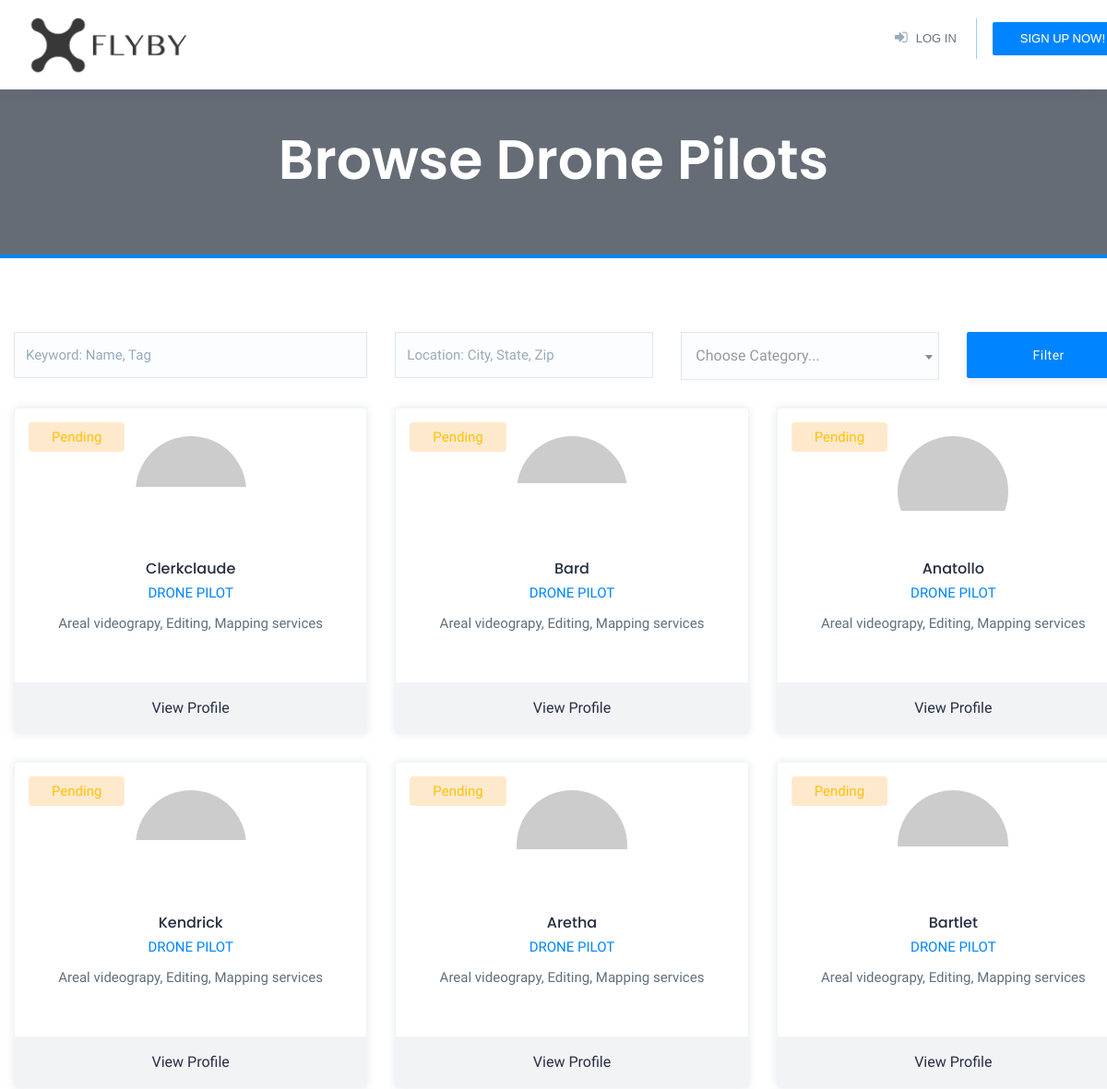
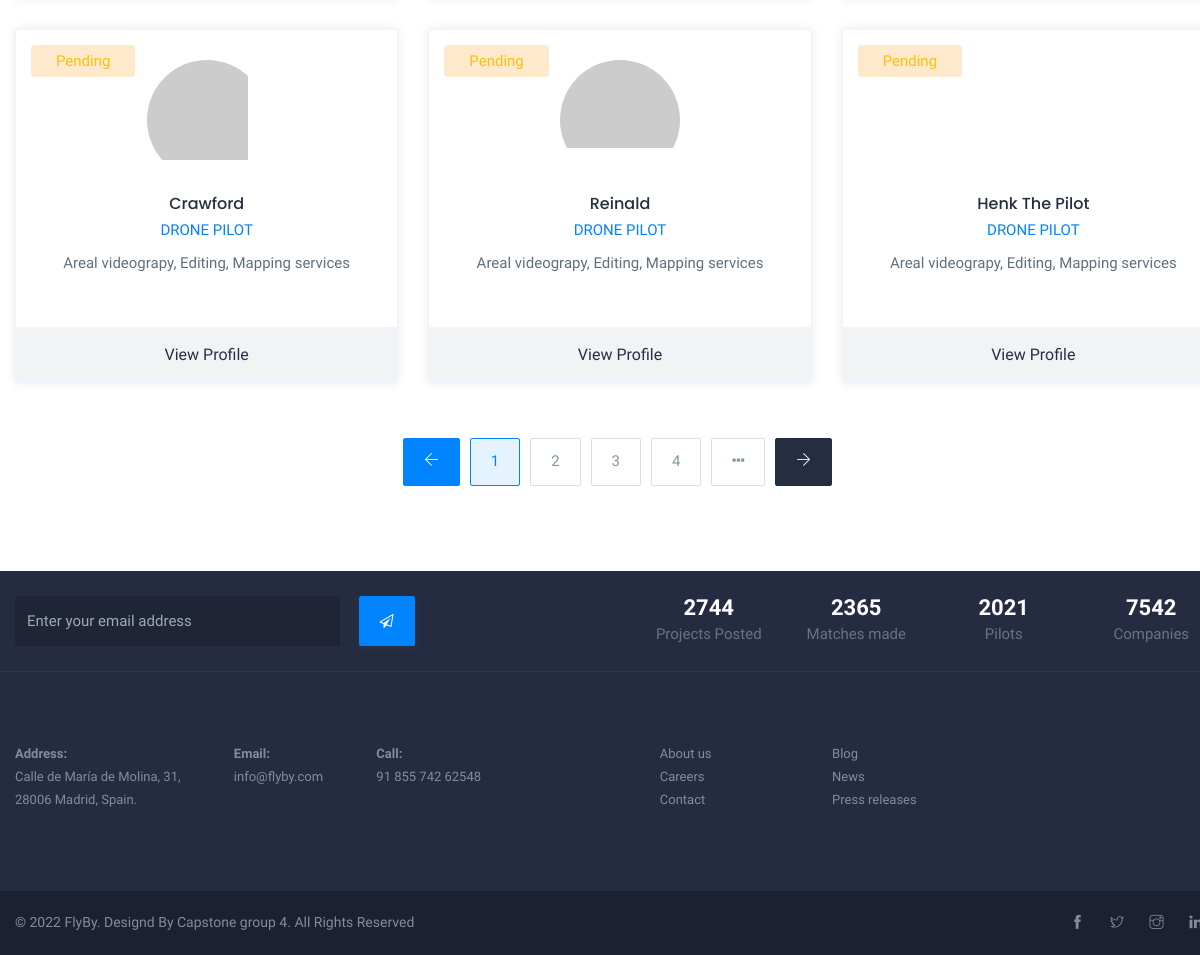
Screenshot of /browse_pilots with the database file from the repository (2 pictures, top to bottom).
### tables this page shows
CREATE TABLE PILOT_DATA4 (
	_id INT,
	first_name VARCHAR(50),
	last_name VARCHAR(50),
	password VARCHAR(50),
	email VARCHAR(50),
	gender VARCHAR(50),
	country VARCHAR(50),
	city VARCHAR(50),
	portfolio_link VARCHAR(1000),
	profile_url VARCHAR(50),
	description TEXT,
	industry VARCHAR(17),
	certifications VARCHAR(2),
	services VARCHAR(42),
	badges VARCHAR(12),
	member_since DATE,
	years_of_experience INT
);

### server.py (the view)
@app.route("/browse_pilots")
def browse_pilots():
    query = """
    SELECT _id, first_name, profile_url
    FROM PILOT_DATA4
    """
    with engine.connect() as connection:
        pilots = connection.execute(query)
        return render_template("browse_pilots.html", pilots=pilots)

### templates/browse_pilots.html (shortened to what this page needs)
{% extends "base.html" %}
{% block main %}
			<section class="inner-header-title" style="background-image:url(http://via.placeholder.com/1920x850);">
				<div class="container">
					<h1>Browse Drone Pilots</h1>
				</div>
			</section>
			<section>
				<div class="container">
					<div class="row extra-mrg">
						<div class="wrap-search-filter">
							<form>
								<div class="col-md-4 col-sm-4">
									<input type="text" class="form-control" placeholder="Keyword: Name, Tag">
								</div>
								<div class="col-md-3 col-sm-3">
									<input type="text" class="form-control" placeholder="Location: City, State, Zip">
								</div>
								<div class="col-md-3 col-sm-3">
								</div>
								<div class="col-md-2 col-sm-2">
									<button type="submit" class="btn btn-primary full-width">Filter</button>
								</div>
							</form>
						</div>
					</div>
					<div class="row extra-mrg">
						{% for pilot in pilots %}
						<div class="col-md-4 col-sm-4">
							<div class="manage-cndt">
								<div class="cndt-status pending">Pending</div>
								<div class="cndt-caption">
									<div class="cndt-pic">
										<img src="{{pilot[2]}}" class="img-responsive" alt="" />
									</div>
									<h4>{{pilot[1]}}</h4>
									<span>Drone pilot</span>
									<p>Areal videograpy, Editing, Mapping services </p>
								</div>
								<a href="/pilots/{{pilot[0]}}" title="" class="cndt-profile-btn">View Profile</a>
							</div>
						</div>
						{% endfor %}
					</div>
					<div class="row">
						<ul class="pagination">
							<li><a href="#"><i class="ti-arrow-left"></i></a></li>
							<li class="active"><a href="#">1</a></li>
							<li><a href="#">2</a></li>
							<li><a href="#">3</a></li>
							<li><a href="#">4</a></li>
							<li><a href="#"><i class="fa fa-ellipsis-h"></i></a></li>
							<li><a href="#"><i class="ti-arrow-right"></i></a></li>
						</ul>
					</div>
				</div>
			</section>
{% endblock %}

### templates/base.html (shortened to what this page needs)
<!doctype html>
<html lang="en">
<head>
	<link rel="stylesheet" href="../static/assets/plugins/css/plugins.css">
    <link href="../static/assets/css/style.css" rel="stylesheet">
	<link href="../static/assets/css/colors/blue-style.css" rel="stylesheet">
	<link href="../static/style.css" rel="stylesheet">
</head>
	<body>
		<div class="wrapper">
			<nav class="navbar navbar-default navbar-fixed navbar-light white bootsnav">
				<div class="container">
					<div class="navbar-header logo-nav">
						<a class="navbar-brand" href="/">
							<img src="../static/assets/img/flyby-logo-cut.png" class="logo logo-scrolled" alt="">
						</a>
					</div>
					<ul class="nav navbar-nav navbar-right" data-in="fadeInDown" data-out="fadeOutUp">
						<li><a data-toggle="modal" data-target="#signup" ><i class="fa fa-sign-in"></i>Log in</a></li>
						<li class="left-br"><a href="#"  data-toggle="modal" data-target="#signup" class="signin">Sign up now!</a></li>
					</ul>
				</div>
			</nav>
        {% block main %}{% endblock %}
			<div class="before-footer">
				<div class="container">
					<div class="row">
						<div class="col-md-6 col-sm-6">
							<div class="jb4-form-fields">
								<div class="input-group">
								  <input type="email" class="form-control" placeholder="Enter your email address">
								  <span class="input-group-btn">
									<button class="btn theme-bg" type="submit"><span class="fa fa-paper-plane-o"></span></button>
								  </span>
								</div>
							</div>
						</div>
						<div class="col-md-6 col-sm-6 hill">
							<ul class="job stock-facts">
								<li><span>2744</span></br>Projects Posted</li>
								<li><span>2365</span></br>Matches made</li>
								<li><span>2021</span></br>Pilots</li>
								<li><span>7542</span></br>Companies</li>
							</ul>
						</div>
					</div>
				</div>
			</div>
			<footer class="dark-footer skin-dark-footer">
				<div>
					<div class="container">
						<div class="row">
							<div class="col-lg-3 col-md-2 address-div">
								<div class="footer-widget">
									<div class="footer-add footer-flex">
										<div>
											<p><strong>Address: </strong></br>Calle de María de Molina, 31, </br> 28006 Madrid, Spain.</p>
										</div>
										<div>
											<p><strong>Email:</strong></br>info@flyby.com</p>
										</div>
										<div>
											<p><strong>Call:</strong></br>91 855 742 62548</p>
										</div>
									</div>
								</div>
							</div>
							<div class="col-lg-3 col-md-2 address-div">
								<div class="footer-widget">
									<div class="footer-add footer-flex links-footer">
										<div class="links-footer">
											<p>About us</br>
												Careers</br>
												Contact
											</p>
										</div>
										<div>
											<p>Blog</br>
											News</br>
											Press releases</p>
										</div>
									</div>
								</div>
							</div>
						</div>
					</div>
				</div>
				<div class="footer-bottom">
					<div class="container">
						<div class="row align-items-center">
							<div class="col-lg-6 col-md-6">
								<p class="mb-0">© 2022 FlyBy. Designd By <a href="#">Capstone group 4.</a> All Rights Reserved</p>
							</div>
							<div class="col-lg-6 col-md-6 text-right">
								<ul class="footer-bottom-social">
									<li><a href="#"><i class="ti-facebook"></i></a></li>
									<li><a href="#"><i class="ti-twitter"></i></a></li>
									<li><a href="#"><i class="ti-instagram"></i></a></li>
									<li><a href="#"><i class="ti-linkedin"></i></a></li>
								</ul>
							</div>
						</div>
					</div>
				</div>
			</footer>
		</div>
	</body>
</html>

### static/assets/css/colors/blue-style.css (style rules this page uses)
.theme-bg, .theme-bg:hover, .theme-bg:focus { background:#0084ff !important; border-color:#0084ff !important; }
a { color:#272f46; }
.btn.btn-primary { border: 1px solid #0084ff; background: #0084ff; }
.pagination li:first-child a { background: #0084ff; border: 1px solid #0084ff; }
.pagination>.active>a, .pagination>.active>span, .pagination>.active>a:hover, .pagination>.active>span:hover, .pagination>.active>a:focus, .pagination>.active>span:focus, .pagination>li>a:hover, .pagination>li>a:focus { color: #0084ff; background-color: rgba(0, 132, 255, 0.1); border-color: #0084ff; }
.inner-header-title { border-bottom: 4px solid #0084ff; }
.manage-cndt .cndt-caption span { color: #0084ff; }
@media only screen  and (min-width : 768px) { body nav.navbar.bootsnav ul.nav > li > a.signin { background:#0084ff !important; } }
@media only screen  and (min-width : 768px) { li.left-br { border-left: 1px solid rgba(0, 132, 255,0.4); } }

### rows the page displays
PILOT_DATA4: first_name "Clerkclaude"
PILOT_DATA4: first_name "Bard"
PILOT_DATA4: first_name "Anatollo"
PILOT_DATA4: first_name "Kendrick"
PILOT_DATA4: first_name "Aretha"
PILOT_DATA4: first_name "Bartlet"
PILOT_DATA4: first_name "Crawford"
PILOT_DATA4: first_name "Reinald"
PILOT_DATA4: first_name "Henk The Pilot"
